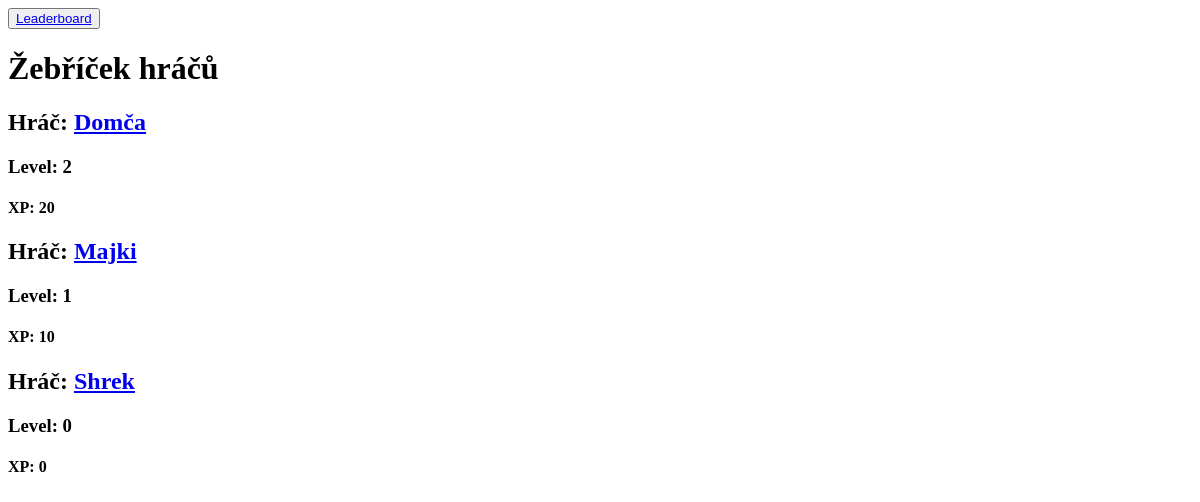
/leaderboard, run on an earlier commit of the app's database.
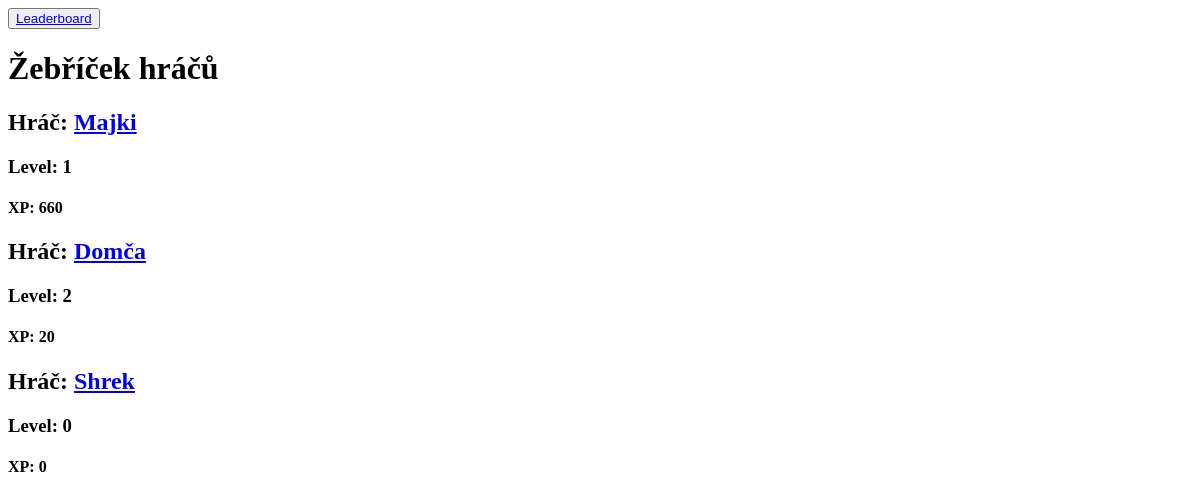
And on a later commit of the database.
### game/models.py (models this page shows, shortened)
class player(models.Model):
    name = models.CharField(max_length=100, blank=True)
    lvl = models.IntegerField(default=1, blank=True)
    xp = models.IntegerField(default=0, blank=True)
    xp_need = models.IntegerField(default=100, blank=True)
    panak = models.IntegerField(default=0, blank=True)
    maly_kelimek = models.IntegerField(default=0, blank=True)
    velky_kelimek = models.IntegerField(default=0, blank=True)

### game/views.py (the view)
# urls.py: path('leaderboard', views.leaderboard, name='leaderboard'),
def leaderboard(request):
    all_players = player.objects.all()
    all_players = all_players.order_by('xp').reverse()
    return render(request, 'game/leaderboard.html', {
        'all_players': all_players})

### game/templates/game/leaderboard.html (shortened to what this page needs)
{% extends "base.html" %}
{% block content %}
<h1>Žebříček hráčů</h1>
{% for one in all_players %}
    <h2>
        Hráč:
        <b>
            <a href="{% url 'player_info' one.id %}">
                {{ one.name }}
            </a>
        </b>
    </h2>
    <h3>Level: <b>{{ one.lvl }}</b></h3>
    <h4>XP: <b>{{ one.xp }}</b></h4>
{% endfor %}
{% endblock content %}

### templates/base.html (shortened to what this page needs)
<!DOCTYPE html>
<html lang="en">
<head>
</head>
<body>
    <header>
        <button><a href="{% url 'leaderboard' %}">Leaderboard</a></button>
    </header>
    {% block content %}
    {% endblock content %}
</body>
</html>

What changed in the data, as far as the page shows it:
changed player "Majki": xp "10" → "660"; moves up the list
